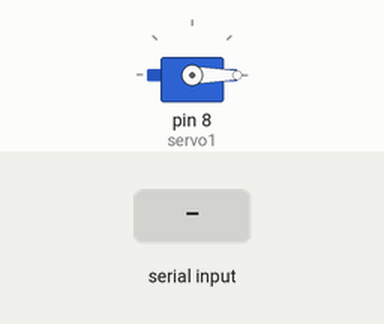
This sketch was run on a simulated Arduino Uno, built with avr-gcc and run on an emulated ATmega328P. On the bench: servo. The test bench sets the inputs (shaded band). What the sketch prints to the serial monitor is not drawn.

Above: at 1.2 s.
1.3 s: "1\n" received over Serial
At 1.9 s:
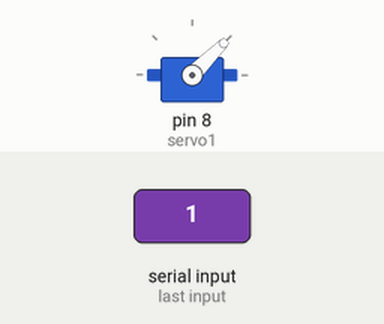
2.8 s: byte 48 ('0') received over Serial
At 4.2 s:
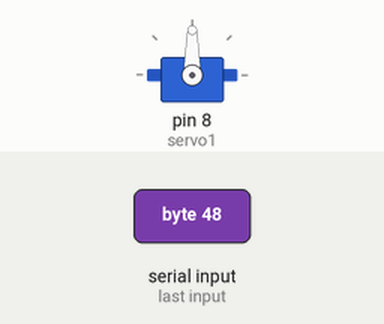
Timing chart, 0 to 5.8 s (numbered marks = the images above; inputs shaded):
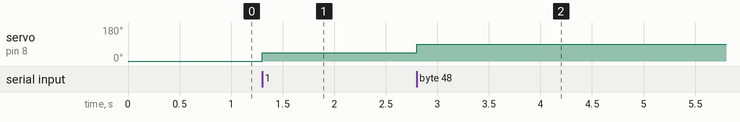

The sketch:

Servo_Bluetooth_app.ino
```cpp
#include<Servo.h>   //Servo related code library

char in_value = 0;    //Value received via bluetooth
Servo servo1;         //Servo-1 initialization
int val;

void setup() {
  Serial.begin(9600);
  servo1.attach(8);       //Attach servo-1 at pin # 8 of arduino
  servo1.write(0);
}

void loop() {
   if (Serial.available() > 0) {
      in_value = Serial.read();
      Serial.print(in_value + "\n");
      if (in_value == '1')
      {
        servo1.write(45);
      } else if (in_value == '0') {
        servo1.write(90);
      }
   }
}//End of loop

/*void serialEvent() {
  val = Serial.parseInt();
  if (val != 0) {
    servo1.write(val);
  }
}*/
```

Measured:
- after the input at 1.3 s, servo on pin 8 (servo1): 0° → 45° at once
- after the input at 2.8 s, servo on pin 8 (servo1): 45° → 90° at once
